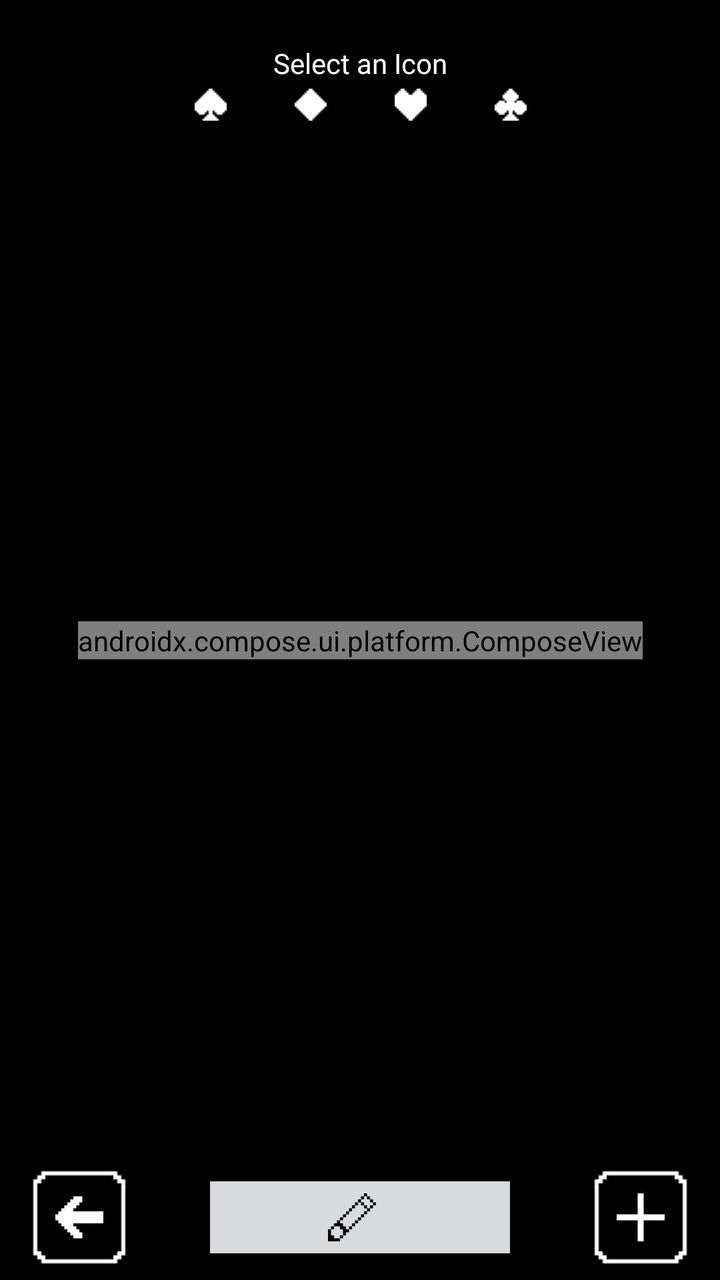
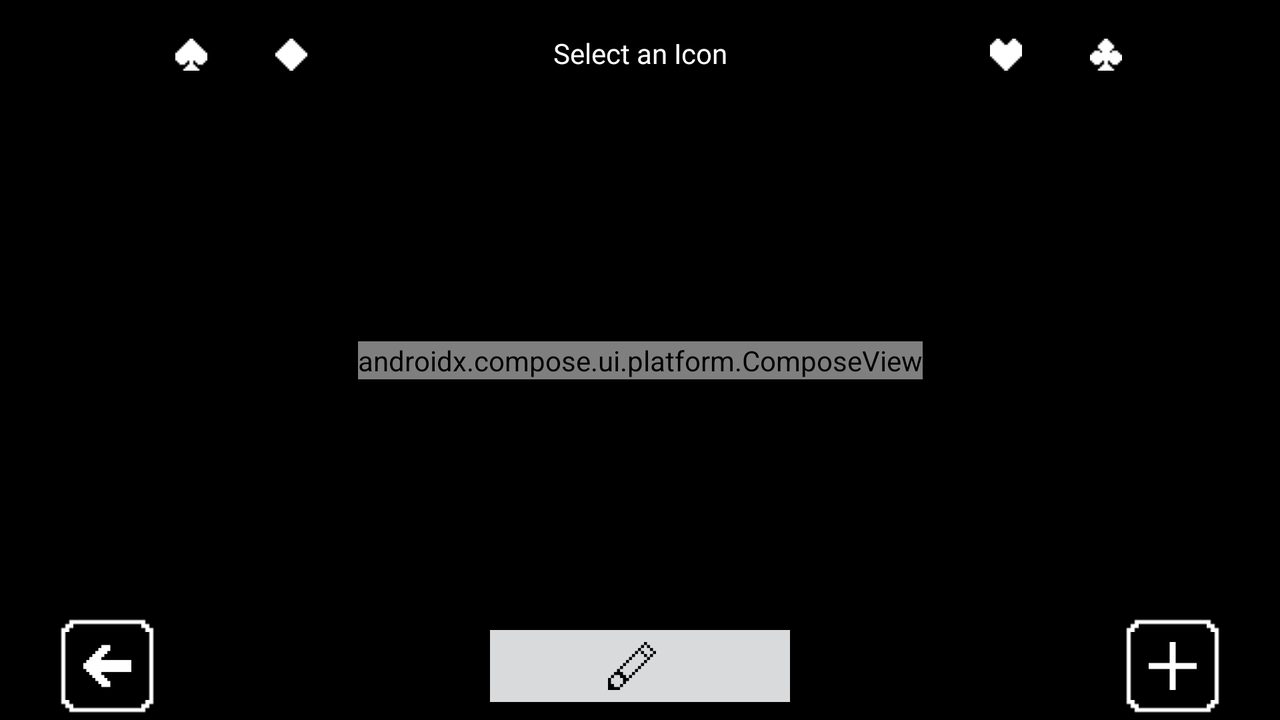

First picture: res/layout/ on a phone held upright. Second picture: the repository's own variant of that layout, on a device whose configuration matches the variant's folder. Source for both follows.
<!-- AndroidManifest.xml: application theme Theme.LevelUp -->
<!-- res/layout/icon_select.xml -->
<?xml version="1.0" encoding="utf-8"?>
<androidx.constraintlayout.widget.ConstraintLayout xmlns:android="http://schemas.android.com/apk/res/android"
    xmlns:app="http://schemas.android.com/apk/res-auto"
    xmlns:tools="http://schemas.android.com/tools"
    android:id="@+id/IconSelect"
    android:layout_width="match_parent"
    android:layout_height="match_parent">

    <Button
        style="@style/ActionButton.Small"
        android:id="@+id/EditButton"
        android:tooltipText="@string/edit_icons_button_tooltip"
        android:contentDescription="@string/edit_icons_button_content_description"
        app:icon="@drawable/pencil_icon_large"
        app:iconTint="@color/icon_primary"
        app:layout_constraintBottom_toBottomOf="parent"
        app:layout_constraintEnd_toStartOf="@+id/AddNewIconButton"
        app:layout_constraintStart_toEndOf="@+id/BackButton"
        app:layout_constraintTop_toTopOf="@+id/IconSelectBottomGuideline" />

    <com.google.android.material.button.MaterialButton
        style="@style/NavButton"
        android:id="@+id/BackButton"
        android:contentDescription="@string/shop_button_description"
        app:icon="@drawable/arrow_left_icon_large"
        app:layout_constraintBottom_toBottomOf="parent"
        app:layout_constraintEnd_toEndOf="parent"
        app:layout_constraintHorizontal_bias="0.05"
        app:layout_constraintStart_toStartOf="parent"
        app:layout_constraintTop_toTopOf="@+id/IconSelectBottomGuideline" />

    <com.google.android.material.button.MaterialButton
        style="@style/NavButton"
        android:id="@+id/AddNewIconButton"
        android:tooltipText="@string/add_icon_button_tooltip"
        android:contentDescription="@string/new_quest_button_description"
        app:icon="@drawable/plus_icon_large"
        app:layout_constraintBottom_toBottomOf="parent"
        app:layout_constraintEnd_toEndOf="parent"
        app:layout_constraintHorizontal_bias="0.95"
        app:layout_constraintStart_toStartOf="parent"
        app:layout_constraintTop_toTopOf="@+id/IconSelectBottomGuideline" />

    <TextView
        style="@style/Text"
        android:id="@+id/IconSelectLabel"
        android:text="@string/icon_select_label"
        app:layout_constraintBottom_toTopOf="@+id/IconSelectTopGuideline"
        app:layout_constraintEnd_toEndOf="parent"
        app:layout_constraintStart_toStartOf="parent"
        app:layout_constraintTop_toTopOf="parent" />

    <androidx.constraintlayout.widget.Guideline
        android:id="@+id/IconSelectTopGuideline"
        android:layout_width="wrap_content"
        android:layout_height="wrap_content"
        android:orientation="horizontal"
        app:layout_constraintGuide_percent="0.1" />

    <androidx.constraintlayout.widget.Guideline
        android:id="@+id/IconSelectBottomGuideline"
        android:layout_width="wrap_content"
        android:layout_height="wrap_content"
        android:orientation="horizontal"
        app:layout_constraintGuide_percent="0.9015048" />

    <ImageButton
        android:id="@+id/SpadesGroupButton"
        style="@style/IconGroupSelector"
        android:contentDescription="@string/spades_icon_group_content_description"
        android:translationZ="1dp"
        app:layout_constraintBottom_toTopOf="@+id/IconSelectTopGuideline"
        app:layout_constraintEnd_toStartOf="@+id/DiamondsGroupButton"
        app:layout_constraintHorizontal_bias="0.5"
        app:layout_constraintHorizontal_chainStyle="packed"
        app:layout_constraintStart_toStartOf="@+id/IconSelectLabel"
        app:layout_constraintTop_toBottomOf="@+id/IconSelectLabel"
        app:srcCompat="@drawable/spades_icon"
        tools:ignore="TouchTargetSizeCheck" />

    <ImageButton
        style="@style/IconGroupSelector"
        android:id="@+id/HeartsGroupButton"
        android:contentDescription="@string/hearts_icon_group_content_description"
        android:translationZ="1dp"
        app:layout_constraintBottom_toTopOf="@+id/IconSelectTopGuideline"
        app:layout_constraintEnd_toStartOf="@+id/ClubsGroupButton"
        app:layout_constraintHorizontal_bias="0.5"
        app:layout_constraintStart_toEndOf="@+id/DiamondsGroupButton"
        app:layout_constraintTop_toTopOf="@+id/DiamondsGroupButton"
        app:layout_constraintVertical_bias="0.0"
        app:srcCompat="@drawable/heart_icon"
        tools:ignore="TouchTargetSizeCheck" />

    <ImageButton
        style="@style/IconGroupSelector"
        android:id="@+id/ClubsGroupButton"
        android:contentDescription="@string/clubs_icon_group_content_description"
        android:translationZ="1dp"
        app:layout_constraintBottom_toTopOf="@+id/IconSelectTopGuideline"
        app:layout_constraintEnd_toEndOf="@+id/IconSelectLabel"
        app:layout_constraintHorizontal_bias="0.5"
        app:layout_constraintStart_toEndOf="@+id/HeartsGroupButton"
        app:layout_constraintTop_toTopOf="@+id/HeartsGroupButton"
        app:layout_constraintVertical_bias="0.0"
        app:srcCompat="@drawable/clubs_icon"
        tools:ignore="TouchTargetSizeCheck" />

    <ImageButton
        style="@style/IconGroupSelector"
        android:id="@+id/DiamondsGroupButton"
        android:contentDescription="@string/diamonds_icon_group_content_description"
        android:translationZ="1dp"
        app:layout_constraintBottom_toTopOf="@+id/IconSelectTopGuideline"
        app:layout_constraintEnd_toStartOf="@+id/HeartsGroupButton"
        app:layout_constraintHorizontal_bias="0.5"
        app:layout_constraintStart_toEndOf="@+id/SpadesGroupButton"
        app:layout_constraintTop_toTopOf="@+id/SpadesGroupButton"
        app:layout_constraintVertical_bias="0.0"
        app:srcCompat="@drawable/diamond_icon"
        tools:ignore="TouchTargetSizeCheck" />

    <androidx.compose.ui.platform.ComposeView
        android:id="@+id/IconSelectComposeView"
        android:layout_width="wrap_content"
        android:layout_height="wrap_content"
        app:layout_constraintBottom_toBottomOf="parent"
        app:layout_constraintEnd_toEndOf="parent"
        app:layout_constraintStart_toStartOf="parent"
        app:layout_constraintTop_toTopOf="parent" />

    <TextView
        android:id="@+id/NoIconsMessage"
        style="@style/Message"
        android:text="@string/no_icons_found_message"
        android:visibility="invisible"
        app:layout_constraintBottom_toBottomOf="parent"
        app:layout_constraintEnd_toEndOf="parent"
        app:layout_constraintStart_toStartOf="parent"
        app:layout_constraintTop_toTopOf="parent" />

</androidx.constraintlayout.widget.ConstraintLayout>
<!-- resources referenced by this layout -->
<resources>
  <color name="icon_primary">#FF000000</color>
  <string name="add_icon_button_tooltip">Add icon</string>
  <string name="clubs_icon_group_content_description">Clubs icon group</string>
  <string name="diamonds_icon_group_content_description">Diamonds icon group</string>
  <string name="edit_icons_button_content_description">Pencil icon</string>
  <string name="edit_icons_button_tooltip">Switch to Edit mode</string>
  <string name="hearts_icon_group_content_description">Hearts icon group</string>
  <string name="icon_select_label">Select an Icon</string>
  <string name="new_quest_button_description">Navigate to the New Quest page</string>
  <string name="no_icons_found_message">No icons found</string>
  <string name="shop_button_description">Navigate to the Shop page</string>
  <string name="spades_icon_group_content_description">Spades icon group</string>
  <style name="ActionButton.Small">
          <item name="android:layout_width">@dimen/action_button_width</item>
          <item name="android:src">@drawable/question_mark_icon</item>
          <item name="iconSize">24dp</item>
      </style>
  <style name="IconGroupSelector" parent="Widget.AppCompat.ImageButton">
          <item name="android:layout_width">@dimen/icon_group_button_width</item>
          <item name="android:layout_height">@dimen/icon_group_button_height</item>
          <item name="android:background">@drawable/white_border_thin</item>
          <item name="tint">@color/icon_secondary</item>
      </style>
  <style name="Message" parent="Text">
          <item name="android:layout_height">wrap_content</item>
          <item name="android:background">@drawable/rpg_snackbar_background</item>
          <item name="android:gravity">center_vertical</item>
          <item name="android:padding">20dp</item>
          <item name="android:text">Default message</item>
          <item name="android:lineSpacingExtra">7dp</item>
          <item name="android:textSize">12sp</item>
      </style>
  <style name="NavButton" parent="Widget.Material3.Button">
          <item name="android:layout_width">@dimen/nav_button</item>
          <item name="android:layout_height">@dimen/nav_button</item>
          <item name="android:background">@drawable/nav_button_background</item>
          <item name="iconTint">@color/nav_button_icon</item>
          <item name="iconGravity">textStart</item>
          <item name="iconPadding">0dp</item>
          <item name="iconSize">24dp</item>
          <item name="backgroundTint">@null</item>
      </style>
  <style name="Text" parent="Widget.AppCompat.TextView">
          <item name="android:layout_width">wrap_content</item>
          <item name="android:layout_height">wrap_content</item>
          <item name="android:textColor">@color/text_primary</item>
          <item name="android:fontFamily">@font/press_start_2p</item>
          <item name="android:textAlignment">center</item>
          <item name="android:includeFontPadding">false</item>
      </style>
  <dimen name="action_button_width">150dp</dimen>
  <dimen name="icon_group_button_width">50dp</dimen>
  <dimen name="icon_group_button_height">25dp</dimen>
  <color name="icon_secondary">#FFFFFFFF</color>
  <dimen name="nav_button">48dp</dimen>
  <!-- drawable nav_button_background (drawable) -->
  <?xml version="1.0" encoding="utf-8"?>
  <selector xmlns:android="http://schemas.android.com/apk/res/android">
      <item
          android:state_pressed="true"
          android:drawable="@drawable/nav_button_background_pressed" />
      <item
          android:drawable="@drawable/nav_button_background_default" />
  </selector>
  <color name="text_primary">#FFFFFFFF</color>
  <color name="black">#FF000000</color>
  <color name="white">#FFFFFFFF</color>
</resources>
<!-- res/layout-land/icon_select.xml (the repository's variant of the layout above) -->
<!-- drawn on the phone turned sideways -->
<?xml version="1.0" encoding="utf-8"?>
<androidx.constraintlayout.widget.ConstraintLayout xmlns:android="http://schemas.android.com/apk/res/android"
    xmlns:app="http://schemas.android.com/apk/res-auto"
    xmlns:tools="http://schemas.android.com/tools"
    android:id="@+id/IconSelect"
    android:layout_width="match_parent"
    android:layout_height="match_parent">

    <Button
        style="@style/ActionButton.Small"
        android:id="@+id/EditButton"
        android:tooltipText="@string/edit_icons_button_tooltip"
        android:contentDescription="@string/edit_icons_button_content_description"
        app:icon="@drawable/pencil_icon_large"
        app:iconTint="@color/icon_primary"
        app:layout_constraintBottom_toBottomOf="parent"
        app:layout_constraintEnd_toStartOf="@+id/AddNewIconButton"
        app:layout_constraintStart_toEndOf="@+id/BackButton"
        app:layout_constraintTop_toTopOf="@+id/IconSelectBottomGuideline" />

    <com.google.android.material.button.MaterialButton
        style="@style/NavButton"
        android:id="@+id/BackButton"
        android:contentDescription="@string/shop_button_description"
        app:icon="@drawable/arrow_left_icon_large"
        app:layout_constraintBottom_toBottomOf="parent"
        app:layout_constraintEnd_toEndOf="parent"
        app:layout_constraintHorizontal_bias="0.05"
        app:layout_constraintStart_toStartOf="parent"
        app:layout_constraintTop_toTopOf="@+id/IconSelectBottomGuideline" />

    <com.google.android.material.button.MaterialButton
        style="@style/NavButton"
        android:id="@+id/AddNewIconButton"
        android:tooltipText="@string/add_icon_button_tooltip"
        android:contentDescription="@string/new_quest_button_description"
        app:icon="@drawable/plus_icon_large"
        app:layout_constraintBottom_toBottomOf="parent"
        app:layout_constraintEnd_toEndOf="parent"
        app:layout_constraintHorizontal_bias="0.95"
        app:layout_constraintStart_toStartOf="parent"
        app:layout_constraintTop_toTopOf="@+id/IconSelectBottomGuideline" />

    <TextView
        style="@style/Text"
        android:id="@+id/IconSelectLabel"
        android:text="@string/icon_select_label"
        app:layout_constraintBottom_toTopOf="@+id/IconSelectTopGuideline"
        app:layout_constraintEnd_toEndOf="parent"
        app:layout_constraintStart_toStartOf="parent"
        app:layout_constraintTop_toTopOf="parent" />

    <androidx.constraintlayout.widget.Guideline
        android:id="@+id/IconSelectTopGuideline"
        android:layout_width="wrap_content"
        android:layout_height="wrap_content"
        android:orientation="horizontal"
        app:layout_constraintGuide_percent="0.15" />

    <androidx.constraintlayout.widget.Guideline
        android:id="@+id/IconSelectBottomGuideline"
        android:layout_width="wrap_content"
        android:layout_height="wrap_content"
        android:orientation="horizontal"
        app:layout_constraintGuide_percent="0.85" />

    <ImageButton
        android:id="@+id/SpadesGroupButton"
        style="@style/IconGroupSelector"
        android:contentDescription="@string/spades_icon_group_content_description"
        android:translationZ="1dp"
        app:layout_constraintBottom_toTopOf="@+id/IconSelectTopGuideline"
        app:layout_constraintEnd_toEndOf="parent"
        app:layout_constraintHorizontal_bias="0.12"
        app:layout_constraintHorizontal_chainStyle="packed"
        app:layout_constraintStart_toStartOf="parent"
        app:layout_constraintTop_toTopOf="parent"
        app:srcCompat="@drawable/spades_icon"
        tools:ignore="TouchTargetSizeCheck" />

    <ImageButton
        android:id="@+id/HeartsGroupButton"
        style="@style/IconGroupSelector"
        android:contentDescription="@string/hearts_icon_group_content_description"
        android:translationZ="1dp"
        app:layout_constraintBottom_toTopOf="@+id/IconSelectTopGuideline"
        app:layout_constraintEnd_toEndOf="parent"
        app:layout_constraintHorizontal_bias="0.81"
        app:layout_constraintStart_toStartOf="parent"
        app:layout_constraintTop_toTopOf="parent"
        app:srcCompat="@drawable/heart_icon"
        tools:ignore="TouchTargetSizeCheck" />

    <ImageButton
        android:id="@+id/ClubsGroupButton"
        style="@style/IconGroupSelector"
        android:contentDescription="@string/clubs_icon_group_content_description"
        android:translationZ="1dp"
        app:layout_constraintBottom_toTopOf="@+id/IconSelectTopGuideline"
        app:layout_constraintStart_toEndOf="@+id/HeartsGroupButton"
        app:layout_constraintTop_toTopOf="@+id/HeartsGroupButton"
        app:layout_constraintVertical_bias="0.0"
        app:srcCompat="@drawable/clubs_icon"
        tools:ignore="TouchTargetSizeCheck" />

    <ImageButton
        android:id="@+id/DiamondsGroupButton"
        style="@style/IconGroupSelector"
        android:contentDescription="@string/diamonds_icon_group_content_description"
        android:translationZ="1dp"
        app:layout_constraintBottom_toTopOf="@+id/IconSelectTopGuideline"
        app:layout_constraintStart_toEndOf="@+id/SpadesGroupButton"
        app:layout_constraintTop_toTopOf="@+id/SpadesGroupButton"
        app:layout_constraintVertical_bias="0.0"
        app:srcCompat="@drawable/diamond_icon"
        tools:ignore="TouchTargetSizeCheck" />

    <androidx.compose.ui.platform.ComposeView
        android:id="@+id/IconSelectComposeView"
        android:layout_width="wrap_content"
        android:layout_height="wrap_content"
        app:layout_constraintBottom_toBottomOf="parent"
        app:layout_constraintEnd_toEndOf="parent"
        app:layout_constraintStart_toStartOf="parent"
        app:layout_constraintTop_toTopOf="parent" />

    <TextView
        android:id="@+id/NoIconsMessage"
        style="@style/Message"
        android:text="@string/no_icons_found_message"
        android:visibility="invisible"
        app:layout_constraintBottom_toBottomOf="parent"
        app:layout_constraintEnd_toEndOf="parent"
        app:layout_constraintStart_toStartOf="parent"
        app:layout_constraintTop_toTopOf="parent" />

</androidx.constraintlayout.widget.ConstraintLayout>
